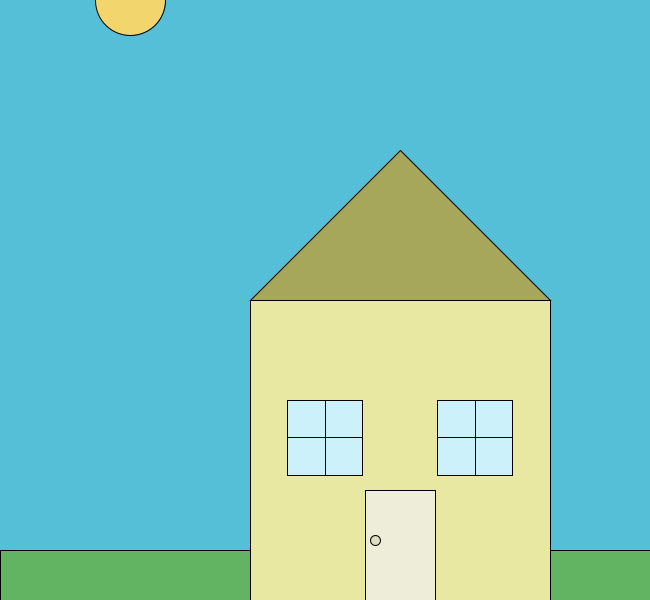
Frame 1 (no input)
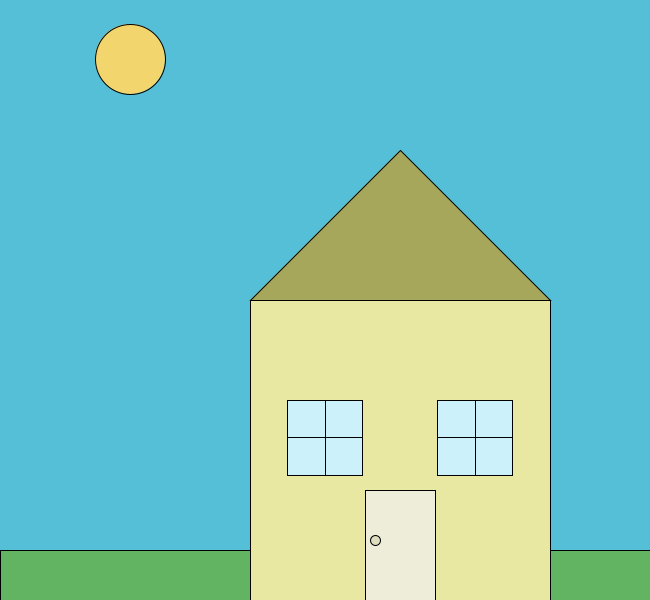
Frame 60 (the mouse pressed at the canvas centre just before this capture)
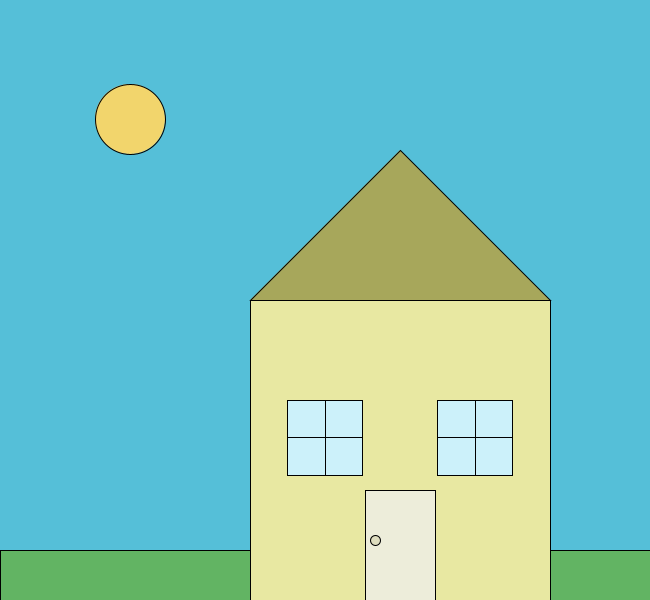
Frame 120 (the mouse held since frame 60 and released just before this capture)

The Processing sketch that drew these frames (run headless with seeded random() and noise(); from frame 60 on, the mouse is pressed at the canvas centre):

// Processing sketch: U1_Checkpoint_1B_sketch
// ── U1_Checkpoint_1B_sketch.pde
//Sophia Song
//Jan 31 2025

//pallette
color green = #4DC64C;
color blue = #55BFD8;
color black = #0D3C46;

// animation variables
float sunY;
float moonY;
boolean day;



void setup() {
  size(650, 600);
  day = true;
}


void draw() {
  //day-night
  if (day == true) {
    background(blue);
    //sun
    fill(#F2D56C);
    circle(130, sunY, 70);
    sunY = sunY + 1;
    if (sunY > 600){
      day = false;
      moonY = -70;
    }
  }
  
  if (day == false) {
    background(black);
    //moon
    stroke(black);
    fill(#F0F8FA);
    circle(130, moonY, 70);
    fill(black);
    circle(150, moonY, 70);
    moonY = moonY + 1;
    if (moonY > 600){
      day = true;
      sunY = -70;
    }
  }
  


 
  //house
  fill(#62B463);
  rect(0, 550, 650, 50);
  fill(#E8E8A2);
  rect(250, 300, 300, 300);
  fill(#A7A75B);
  triangle(250, 300, 550, 300, 400, 150);
  
  //windows
  fill(#CCF1FA);
  square(437.5, 400, 75);
  line(437.5, 437.5, 512.5, 437.5);
  line(475, 400, 475, 475);
  square(287.5, 400, 75);
  line(287.5, 437.5, 362.5, 437.5);
  line(325, 400, 325, 475);
  
  //door
  fill(#EDEDDA);
  rect(365, 490, 70, 110);
  fill(#DEDDBE);
  circle(375, 540, 10);
  
}



////global variables
//int x; //integers: 5, 0, -3
//float w; // decimals: 1, 0.5, -2.8
//boolean f; // true or false
//color red = #F50202; //stores colors
////animation variables
//float sunY;
